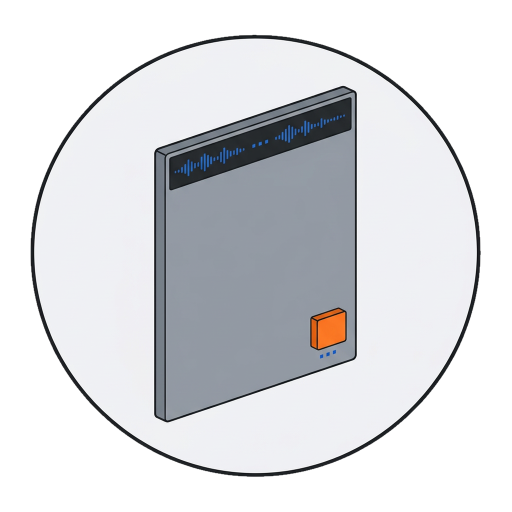
#> input picture Art/doc-icon-1024.png, 1024 x 1024 px (shown at 1/2 size)
$ python -i make_art.py   (imports and definitions only)
#> lines starting #> are read from the running program, lines starting #| are printed output that depends on the picture; after the words box and inside, x2 and y2 are one past the last pixel; in counts of white or black regions, pixels touching at a corner belong together
#!/usr/bin/env python3
"""Turn the picked art into what the app bundles: background removed, trimmed, fitted to spec.

    Art/make_art.py            -> Sources/MrRobotoApp/Resources/Art/<name>.png for every pick

Background removal is a flood fill from the image's edges rather than a segmentation model. The art
is flat illustration on a near-uniform pale ground, so "everything connected to the border that is
close to the border's colour" is exactly the background — and, unlike a matte, it can never eat the
white pads or pale screens *inside* a drawing, because those are not connected to the edge.

Pieces marked `cutout: false` (the header bands) keep their ground; they are only trimmed and fitted.
The app icon concept and document icon are exploration and are not bundled.
"""
import json
import statistics
import sys
from pathlib import Path

from PIL import Image, ImageChops, ImageDraw, ImageFilter, ImageFont

ART = Path(__file__).resolve().parent
OUT = ART.parent / "Sources" / "MrRobotoApp" / "Resources" / "Art"
# Pieces that become icon files for the packaged .app rather than images the app draws: cut out and
# fitted like the rest, but written beside this script for scripts/make-app.sh to turn into .icns.
ICONS = {"doc-icon": "doc-icon-1024.png"}
NOT_BUNDLED = {"app-icon-concepts", "doc-icon", "band-record", "band-chop", "band-grid", "band-sound"}
# A record's cover (`cover-<album>`) is not the app's to bundle: it is written whole, square, at the
# spec's size, to Art/out/, for dropping on the Album surface. Nothing is trimmed or cut out of it.
# With `title` and `artist` on the entry, they are set in type over the quiet top of the image —
# Futura, which is of the period the covers so far are from — rather than asked of the model.
COVERS = ART / "out"
TYPEFACE = "/System/Library/Fonts/Supplemental/Futura.ttc"


# [33 lines left out: functions typeface, set_type, not called in this run]
TOLERANCE = 26          # how far from the ground colour still counts as ground (sum of RGB differences / 3)
MARGIN = 0.06           # breathing room left around the trimmed subject, as a fraction of the canvas


def ground_colour(image):
    """The median of the border pixels: the ground, whatever the model actually painted."""
    w, h = image.size
    pixels = image.load()
    border = [pixels[x, y] for x in range(0, w, 4) for y in (0, 1, h - 2, h - 1)]
    border += [pixels[x, y] for y in range(0, h, 4) for x in (0, 1, w - 2, w - 1)]
    return tuple(int(statistics.median(p[i] for p in border)) for i in range(3))


def cutout(image):
    rgb = image.convert("RGB")
    ground = ground_colour(rgb)
    # Flood from every border pixel that is ground-coloured into a sentinel colour nothing else uses.
    work = rgb.copy()
    sentinel = (255, 0, 255)
    w, h = work.size
    pixels = work.load()
    seeds = [(x, y) for x in range(0, w, 8) for y in (0, h - 1)] + [(x, y) for y in range(0, h, 8) for x in (0, w - 1)]
    for seed in seeds:
        p = pixels[seed]
        if p != sentinel and sum(abs(p[i] - ground[i]) for i in range(3)) / 3 <= TOLERANCE:
            ImageDraw.floodfill(work, seed, sentinel, thresh=TOLERANCE * 3)
    # Alpha: 0 where the flood reached, 255 elsewhere, softened by a pixel so edges are not jagged.
    diff = ImageChops.difference(work, Image.new("RGB", work.size, sentinel)).convert("L")
    alpha = diff.point(lambda v: 0 if v == 0 else 255)
    alpha = ImageChops.darker(alpha, alpha.filter(ImageFilter.GaussianBlur(0.8)))
    result = rgb.convert("RGBA")
    result.putalpha(alpha)
    return result


# [57 lines left out: functions trim, fit, main, not called in this run]


# [2 lines not run here, left out]

>>> from PIL import Image
>>> picture = Image.open('doc-icon-1024.png')
#> picture is the input picture: PIL image 1024x1024 RGBA; mean R, G, B, A 114.5, 115.8, 119, 151.4
>>> result = cutout(picture)
#> in cutout, `rgb = image.convert("RGB")`:
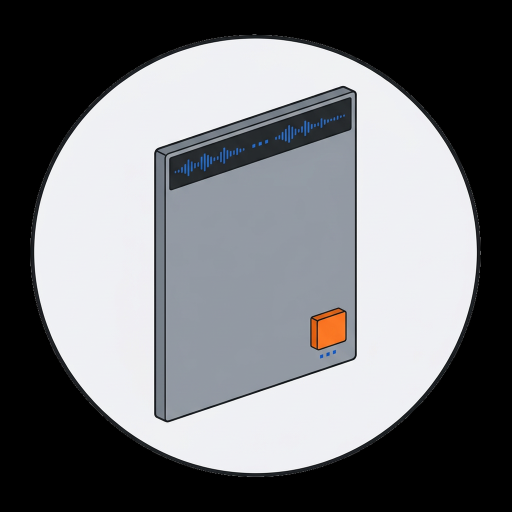
#> rgb: PIL image 1024x1024 RGB (shown at 1/2 size); mean R, G, B 114.5, 115.8, 119
#> in ground_colour, `border = [pixels[x, y] for x in range(0, w, 4) for y in (0, 1, h - 2, ..`: border = 1024 items, first 6: (0, 0, 0), (0, 0, 0), (0, 0, 0), (0, 0, 0), (0, 0, 0), (0, 0, 0)
#> in ground_colour, `border += [pixels[x, y] for y in range(0, h, 4) for x in (0, 1, w - 2,..`: border = 2048 items, first 6: (0, 0, 0), (0, 0, 0), (0, 0, 0), (0, 0, 0), (0, 0, 0), (0, 0, 0)
#> in cutout, `ground = ground_colour(rgb)`: ground = (0, 0, 0)
#> the loop in cutout, `for seed in seeds:` made 512 passes
#> p on passes 1 to 3: (0, 0, 0), (255, 0, 255), (255, 0, 255)
#> after the loop in cutout, `for seed in seeds:`:
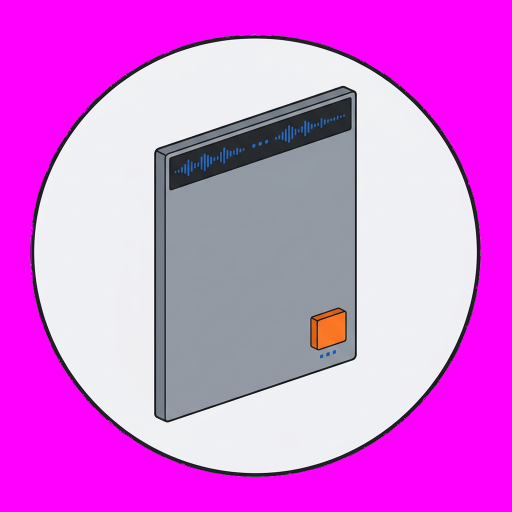
#> work: PIL image 1024x1024 RGB (shown at 1/2 size); mean R, G, B 217.6, 115.8, 222.1
#> in cutout, `diff = ImageChops.difference(work, Image.new("RGB", work.size, sentine..`:
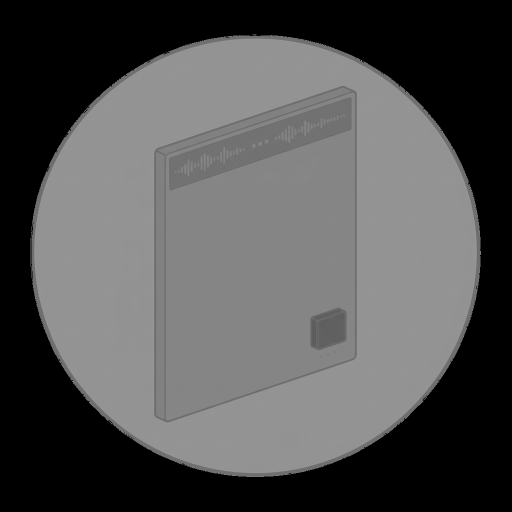
#> diff: PIL image 1024x1024 L (shown at 1/2 size); min 0, max 151, mean 82.9
#> in cutout, `alpha = diff.point(lambda v: 0 if v == 0 else 255)`:
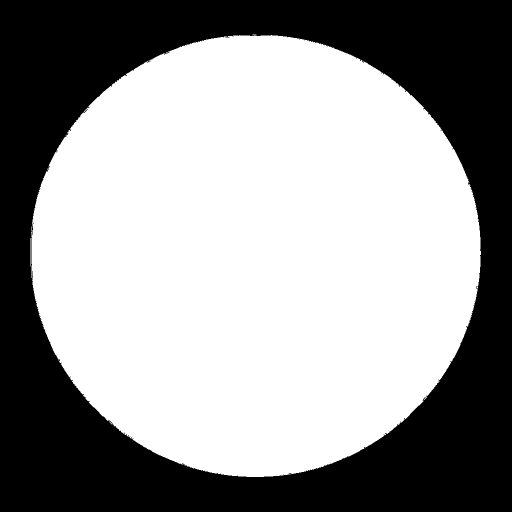
#> alpha: PIL image 1024x1024 L (shown at 1/2 size); 59.5% white; 1 black region, box (x1, y1, x2, y2) and area: (0, 0, 1024, 1024) 424298
